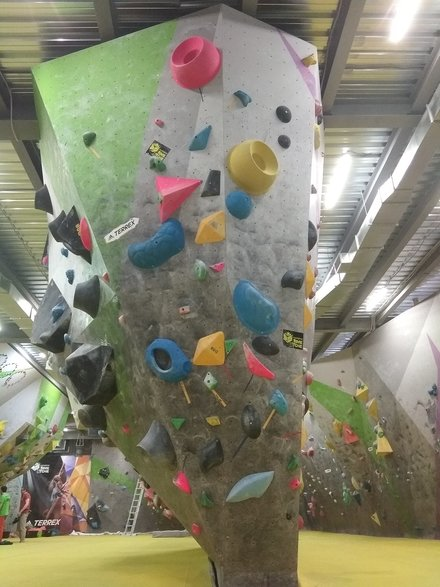
#> input picture ds/roots/imgs+markup/anton_24_3.jpg, 440 x 587 px, found by its file name
$ jupyter execute prototype_0.0.ipynb   (older library calls are emulated)
#> lines starting #> are read from the running program, lines starting #| are printed output that depends on the picture; after the words box and inside, x2 and y2 are one past the last pixel; in counts of white or black regions, pixels touching at a corner belong together
[cell 1]
import numpy as np
from matplotlib import pyplot as plt
import cv2
from scipy import spatial

[cell 2]
# Drawing/vizualization primitives

def draw_points_on_image(img, roots_coords):
    img_with_points = img.copy()
    for p in roots_coords:
        cv2.circle(img_with_points, (p[0], p[1]), 3, (255, 255, 255), -1)

    return img_with_points

def imshow_plaint(img, name='Image'):
    plt.imshow(img, cmap='gray')
    plt.title(name), plt.xticks([]), plt.yticks([])
    plt.show()

[cell 3]
# Color measurements utils

def compute_mean_color(img, points, w=1):
    mean_list = []
    for p in points:
        mean_list.append(img[p[1] - w : p[1] + w + 1, p[0] - w : p[0] + w + 1])

    measure_number = (2 * w + 1) * (2 * w + 1) * len(points)
    mean_array = np.asarray(mean_list)

    return np.mean(np.resize(mean_array, (measure_number, 3)), 0)

[cell 4]
# Color transformation utils

# Description: transform one three dimensional pixel
# RGB -> Labet:
#    L = r + g + b / 3
#    alpha = r - b
#    beta = g - r  - b / 2
def transform_pixel_color(p, flag):
    if(flag == 'BGR2LABET'):
        m = np.array([0.0,0.0,0.0])
        m[0] = np.sum(p)/3
        m[1] = p[2] - p[0]
        m[2] = p[1] - [0] - p[2]
        return m

# Description: (will be iproved with othre color systems further) transform three-dimensional image
# RGB -> Labet:
#    L = r + g + b / 3
#    alpha = r - b
#    beta = g - r  - b / 2
def transform_image_color(img, flag):
    if(flag == 'BGR2LABET'):
        img_in_labet = np.zeros_like(img)
        img_in_labet[...,0] = (img[:,:,0] + img[:,:,1] + img[:,:,2])/3
        img_in_labet[...,1] = img[:,:,2] - img[:,:,0]
        img_in_labet[...,0] = img[:,:,1] - img[:,:,0] - img[:,:,2]
        return img_in_labet

[cell 5]
# Hardcoded path and points

img = cv2.imread("/home/ruff/Work/TrackClimb/root_detector/ds/roots/imgs+markup/anton_24_3.jpg")
#> img is the input picture: shape (587, 440, 3); mean B, G, R 112.5, 132.3, 134.1
img_f = img.astype('float') # important for further transformations and computation

roots_coords = [(243,96),
                (201,136),
                (239,205),
                (159,242),
                (262,317),
                (175,354),
                (278,401),
                (247,485)]

roots_coords_yx = [ (96, 243),
                    (136, 201),
                    (205, 239),
                    (242, 159),
                    (317, 262),
                    (354, 175),
                    (401, 278),
                    (485, 247)]

[cell 6]
# Measure and vizualize color of pitches

mean_color = compute_mean_color(img, roots_coords, 0)
#> after the loop in compute_mean_color, `for p in points:`: mean_list = [[[96, 90, 71]], [[132, 119, 75]], [[117, 95, 53]], [[112, 91, 53]], [[103, 94, 56]], [[136, 98, 50]], [[120, 114, 73]], [[129, 125, 106]]]
#> mean_color = [118.1, 103.2, 67.12]

img_temp = img.copy()
img_temp[0:150, 0:150] = 0
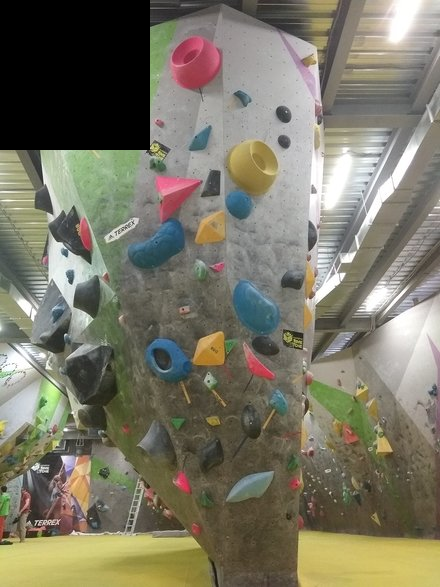
#> img_temp: shape (587, 440, 3); 8.71% of pixels changed, all inside (x1, y1, x2, y2) = (0, 0, 150, 150)
for i in range(0,2):
    img_temp[0:150, 0:150, i]  = int(mean_color[i])
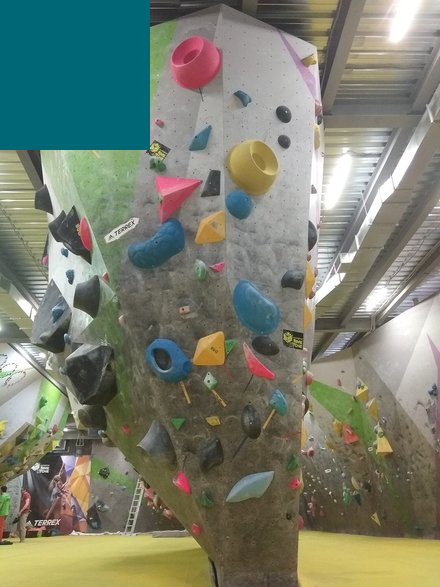
#> img_temp: shape (587, 440, 3); 8.71% of pixels changed, all inside (x1, y1, x2, y2) = (0, 0, 150, 150)

img_to_show = cv2.cvtColor(img_temp, cv2.COLOR_BGR2RGB)
imshow_plaint(img_to_show)

[cell 7]
# Pitch pixel detection

mean_color_labet = transform_pixel_color(mean_color, 'BGR2LABET')
#> mean_color_labet = [96.17, -51, 36.12]
img_labet = transform_image_color(img_f, 'BGR2LABET')
#> in transform_image_color, `img_in_labet[...,1] = img[:,:,2] - img[:,:,0]`:
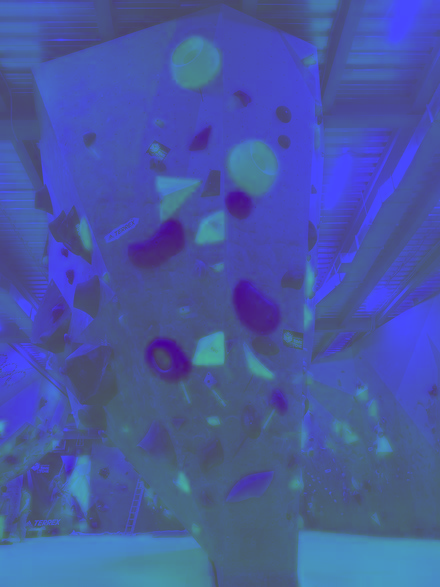
#> img_in_labet: shape (587, 440, 3) float64; mean B, G, R 126.3, 21.6, 0; drawn with min black and max white
#> in transform_image_color, `img_in_labet[...,0] = img[:,:,1] - img[:,:,0] - img[:,:,2]`:
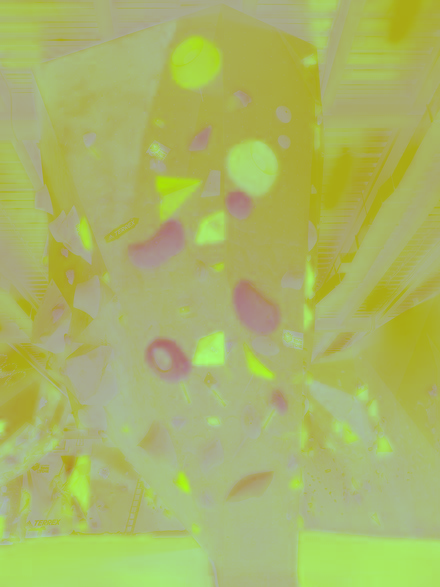
#> img_in_labet: shape (587, 440, 3) float64; mean B, G, R -114.3, 21.6, 0; drawn with min black and max white

img_coloration = img_labet[:, :, 1 : 3]
mean_colorartion = mean_color_labet[1 : 3]
#> mean_colorartion = [-51, 36.12]

n, m, _ = img_coloration.shape
#> n = 587; m = 440
img_coloration_vec = np.reshape(img_coloration, ((n * m), 2))
#> img_coloration_vec = 258280 pairs, first value -102 to 146, second value 0 to 0

dp = img_coloration_vec @ mean_colorartion
weights = np.reshape(dp, (n, m))
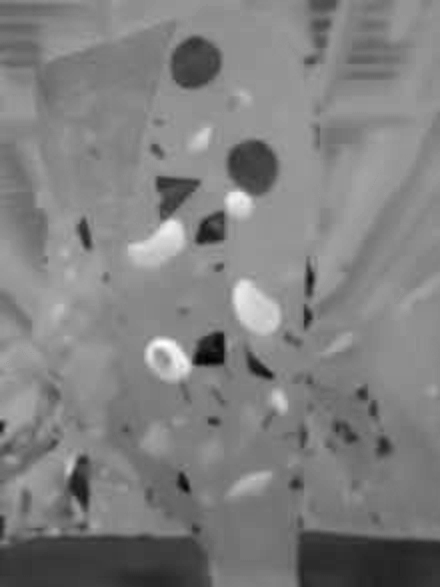
#> weights: shape (587, 440) float64; min -7446, max 5202, mean -1099.5; drawn with min black and max white

mask = np.copy(weights)
mask[mask < 0] = 0

maxval = np.max(mask)
#> maxval = 5202
mask *= 255 / maxval;
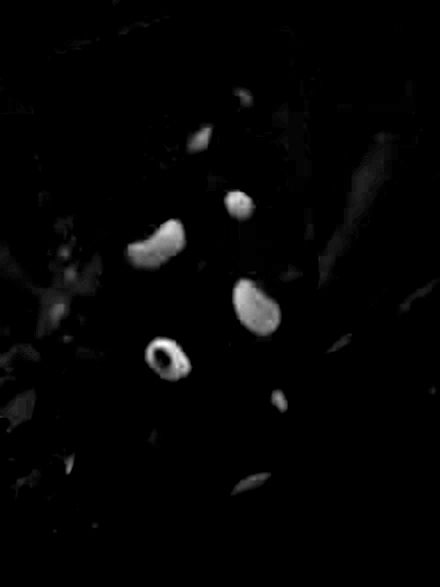
#> mask: shape (587, 440) float64; min 0, max 255, mean 4.2
mask2 = mask.astype('uint8')
ret, tr = cv2.threshold(mask2, 0, 255, cv2.THRESH_BINARY+cv2.THRESH_OTSU)
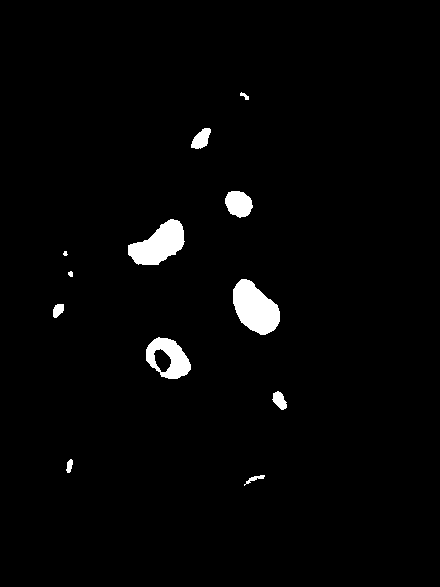
#> tr: shape (587, 440); 2.2% white; 12 white regions (1 under 20 px), largest, box (x1, y1, x2, y2) and area: (233, 279, 280, 335) 1749, (128, 219, 185, 265) 1568, (146, 337, 191, 379) 1077
#> ret = 62

kernel_wind = 5
kernel = np.ones((kernel_wind, kernel_wind),np.uint8)
tr2 = cv2.dilate(tr,kernel,iterations = 1)
#> tr2: shape (587, 440); 3.2% white; 12 white regions, largest, box (x1, y1, x2, y2) and area: (231, 277, 282, 337) 2177, (126, 217, 187, 267) 1999, (144, 335, 193, 381) 1580

connectivity = 8
num_labels, labels, _, _ = cv2.connectedComponentsWithStats(tr2, connectivity, cv2.CV_32S)
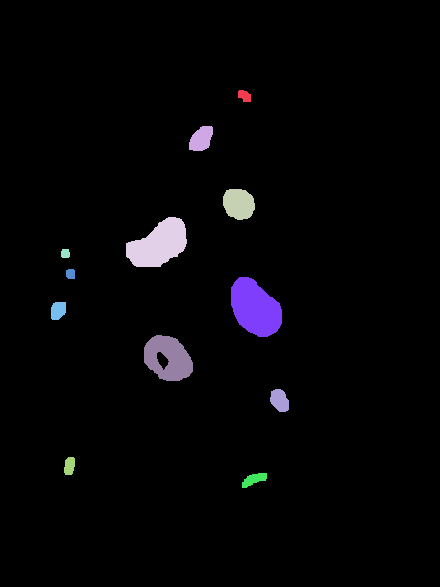
#> labels: shape (587, 440) int32; 13 distinct labels, from 0 to 12; one colour per label, 0 black
#> num_labels = 13

true_labels = [];
for point in roots_coords_yx:
    true_labels.append(labels[point])
#> after the loop, true_labels = [1, 2, 3, 4, 7, 9, 10, 12]

labels_false = (list(set(range(0, num_labels)) - set(true_labels)))
#> labels_false = [0, 5, 6, 8, 11]

for l in labels_false:
    labels[labels == l] = 0
#> this loop made 5 passes
#> l on passes 2 to 5: 5, 6, 8, 11
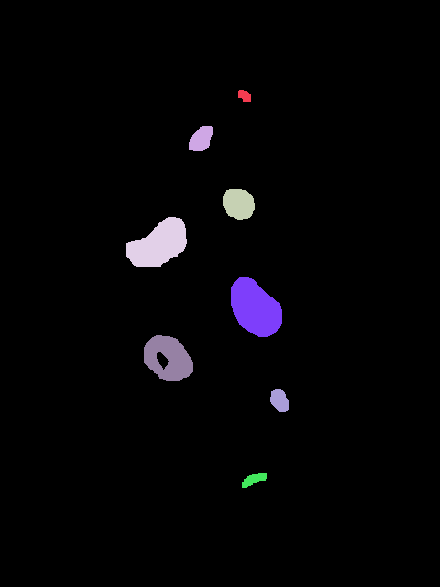
#> labels: shape (587, 440) int32; 9 distinct labels, from 0 to 12; one colour per label, 0 black

[cell 8]
# Pitch pixel area highliting

img_out = np.copy(img)

for i in range(0, n):
    for j in range(0, m):
        if labels[i,j] != 0:
            img_out[i, j, 1] = 200
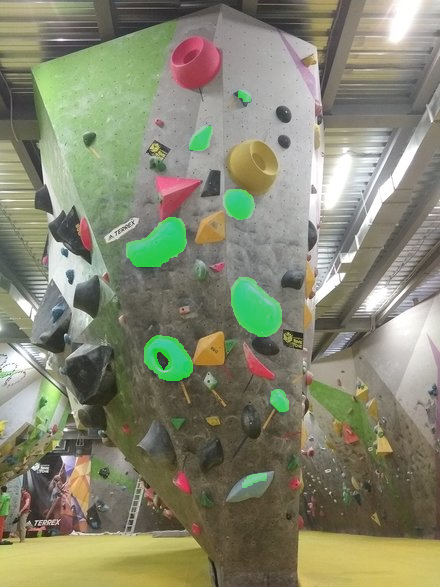
#> img_out: shape (587, 440, 3); 2.97% of pixels changed, all inside (x1, y1, x2, y2) = (126, 90, 289, 488)

img_to_show = cv2.cvtColor(img_out, cv2.COLOR_BGR2RGB)
imshow_plaint(img_to_show)

cv2.imwrite('/home/ruff/Desktop/img_out.png', img_out)
#> Out = True
